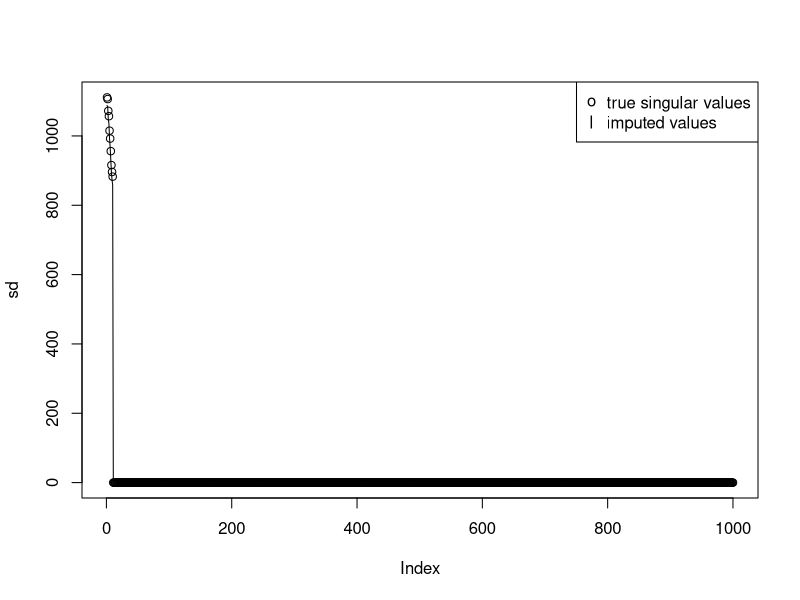

The R source for this figure:
# Cai, Jian-Feng, Emmanuel J. Candès, and Zuowei Shen. "A singular value thresholding algorithm for matrix completion." SIAM Journal on Optimization 20.4 (2010): 1956-1982.

## WARNING sketchy prototype ahead...

library(Matrix)
library(irlba)
svt = function(M,  delta=1.2, epsilon=1e-3, tau=5 * nrow(M), kmax=200)
{
  F = norm(M, type="F")
  dp = diff(M@p)
  idx = cbind(M@i + 1, rep(seq_along(dp), dp)) # the non-zero indices
  k0 = max(floor(tau / (delta * irlba(M, 1)$d)), 1)
  Y = k0 * delta * M
  r = 0
  err = sqrt(drop(crossprod(M[idx])))
  for(k in seq(1, kmax))
  {
    S = NULL
    s = r + 1
    dmin = tau + 1
    while(dmin > tau)
    {
      S = irlba(Y, nv=s, v=S)
      dmin = min(S$d)
      s = s + 5
    }
    r = max(which(S$d > tau), 1)
cat(k, s, r, err, "\n") # debug
    X = S$u %*% ((S$d - tau) * t(S$v))
    err = sqrt(drop(crossprod(M[idx] - X[idx]))) / F
    if(err < epsilon) break
    Y[idx] = Y[idx] + delta * (M[idx] - X[idx])
  }
  list(X=X, err=err, k=k)
}

# EXAMPLE
set.seed(1)
r = 10
n = 1000
Mtrue = matrix(rnorm(n * r), n) %*% matrix(rnorm(n * r), r)
p = 0.1 * n * n
i = sample(n, p, replace=TRUE)
j = sample(n, p, replace=TRUE)
M = sparseMatrix(i=i, j=j, x=Mtrue[cbind(i, j)], dims=c(n, n), use.last.ij=TRUE)

x = svt(M)
cat("Relative error ||X - Mtrue||_F / ||Mtrue||_F :\n")
print(norm(Mtrue - x$X, "F") / norm(Mtrue, "F"))
sd = svd(Mtrue)$d
xd = svd(x$X)$d

plot(sd)
lines(xd)
legend("topright", legend=c("true singular values", "imputed values"), pch=c("o", "lines"))
